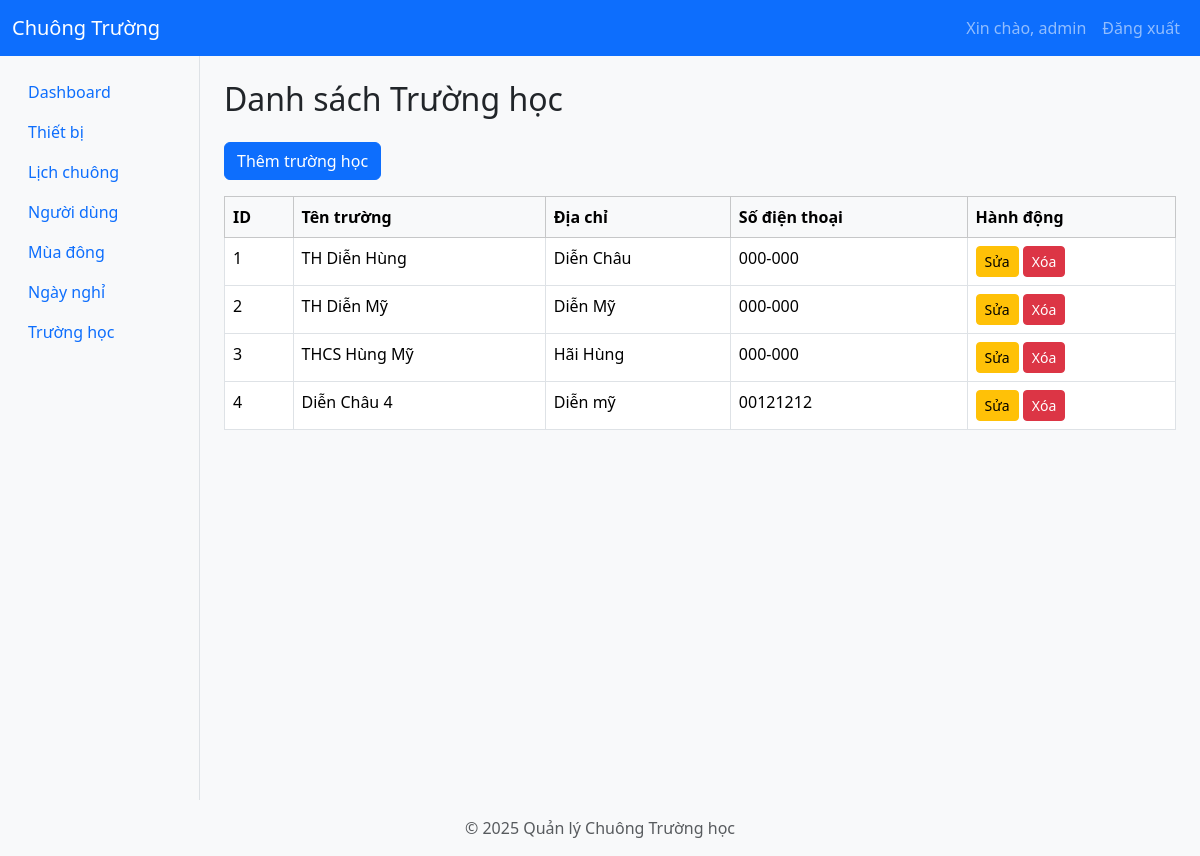
The page /schools (signed in) on the database its author committed.
### app/models/school.py (models this page shows)
class School(db.Model):
    __tablename__ = "schools"
    id = db.Column(db.Integer, primary_key=True)
    name = db.Column(db.String(100), nullable=False)
    address = db.Column(db.String(200))
    phone = db.Column(db.String(20))
    users = db.relationship("User", back_populates="school", lazy="dynamic")
    devices = db.relationship("Device", back_populates="school", lazy=True)
    disabled_periods = db.relationship(
        "DisabledPeriod",
        back_populates="school",
        lazy=True
    )
    schedules = db.relationship("Schedule", back_populates="school", lazy=True)
    winter_shift = db.relationship(
        "app.models.winter_shift_config.WinterShiftConfig",
        backref="school_winter_shift",
        uselist=False,
        overlaps="winter_shift_config,school"
    )
    winter_shift_config = db.relationship(
        "app.models.winter_shift_config.WinterShiftConfig",
        backref="school_winter_shift_config",
        uselist=False,
        overlaps="school_winter_shift"
    )

### app/routes/school.py (the view)
@school_bp.route('/schools', methods=['GET'])
@login_required
@admin_required
def list_schools():
    schools = School.query.all()
    return render_template('pages/schools.html', schools=schools)

### app/__init__.py (called while the page is built)
def create_app():
    app = Flask(__name__)
    app.config.from_object('app.config.Config')
    db.init_app(app)
    jwt.init_app(app)
    migrate.init_app(app, db)  # Bind Flask-Migrate to the app and db
    login_manager.init_app(app)  # Initialize Flask-Login
    login_manager.login_view = 'auth.login'  # Set the login view
    @app.context_processor
    def inject_user():
        from flask_login import current_user
        return dict(current_user=current_user)
    from app.utils.jwt_patch import apply_jwt_patch
    apply_jwt_patch()
    from app.routes import register_routes
    register_routes(app)
    def get_day_name(index):
        days = ['Thứ 2', 'Thứ 3', 'Thứ 4', 'Thứ 5', 'Thứ 6', 'Thứ 7', 'Chủ Nhật']
        return days[index]
    app.jinja_env.filters['get_day_name'] = get_day_name
    return app

### app/templates/pages/schools.html (shortened to what this page needs)
{% extends 'layouts/layout.html' %}
{% block content %}
<h2 class="mb-4">Danh sách Trường học</h2>
<button class="btn btn-primary mb-3" data-bs-toggle="modal" data-bs-target="#addSchoolModal">Thêm trường học</button>
<table class="table table-bordered table-hover">
    <thead class="table-light">
        <tr>
            <th>ID</th>
            <th>Tên trường</th>
            <th>Địa chỉ</th>
            <th>Số điện thoại</th>
            <th>Hành động</th>
        </tr>
    </thead>
    <tbody>
        {% for school in schools %}
        <tr>
            <td>{{ school.id }}</td>
            <td>{{ school.name }}</td>
            <td>{{ school.address }}</td>
            <td>{{ school.phone }}</td>
            <td>
                <a href="/schools/edit/{{ school.id }}" class="btn btn-sm btn-warning">Sửa</a>
                <form method="POST" action="/schools/delete/{{ school.id }}" style="display: inline;" onsubmit="return confirm('Bạn có chắc muốn xóa?');">
                    <button type="submit" class="btn btn-sm btn-danger">Xóa</button>
                </form>
            </td>
        </tr>
        {% endfor %}
    </tbody>
</table>
{% endblock %}

### static/css/style.css (style rules this page uses)
body { background-color: #f8f9fa; }

### rows shown on the page
School: id "1", name "TH Diễn Hùng", address "Diễn Châu", phone "000-000"
School: id "2", name "TH Diễn Mỹ", address "Diễn Mỹ", phone "000-000"
School: id "3", name "THCS Hùng Mỹ", address "Hãi Hùng", phone "000-000"
School: id "4", name "Diễn Châu 4", address "Diễn mỹ", phone "00121212"

### other values the page prints
{{ session['user']['username'] }} "admin"
